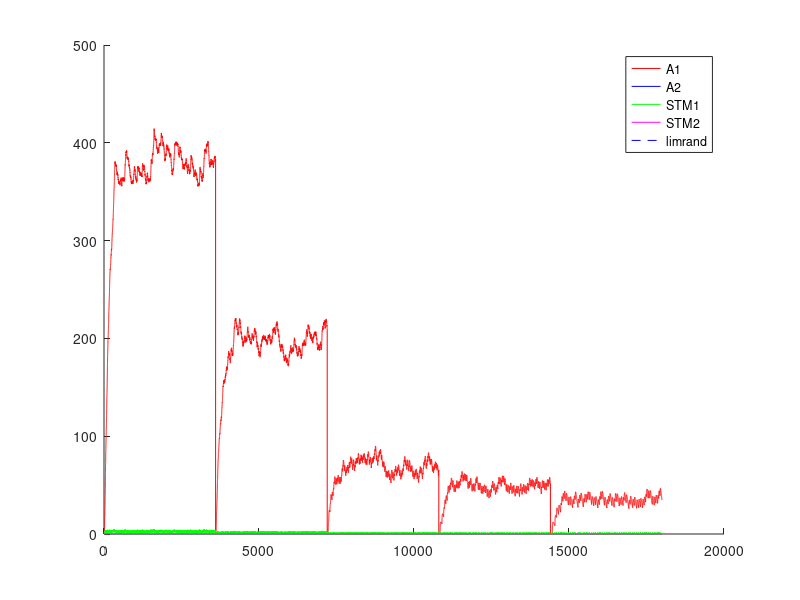

This chart was generated by the following MATLAB code: (Note: this script raises an error after producing the figure.)
%% Experimento con Variable-Interval - VI - intervalo Variable
%% Existen multiples intancias de palanquelo (cada vez que realiza respuesta decide si realiza otra o no)
%% Luego que transcurre el intervalo, si el animal realiza una respuesta obtiene refuerzo.
%% Un trial dura 3600 segundos.
%% Una sesion 1 o 3 trial (seg´un la dinamica del animal)
%% 5 sesiones por Experimento. Cada sesion es un intervalo diferente.
%% 1 experimento
%% Tiempo para realizar un respuesta 1 segundo
%% 
%% La probabilidad de eleccion se ajusta al nivel de maxima frecuencia de palanqueo
%% 

close all
clc
clear

%% Matriz de pago 0 1 

%%% Se ajusto la apreciacion de las cantidades de refuerzo 
function rf = feel(pellets)
  rf=0;
  if (nargin~=0)
    rf=(12.8*(1-exp(-.25.* pellets.^(2))))+(12.8*(1-exp(-.5.* pellets)));
  else
    error ("Faltan parametros");
  endif
endfunction
%% 
%% 

%% INICIALIZATION
%%%%%% CONSTANTES DE SESIONES
Ntrial  =  1 ;   %% un trial de 3600 segundos
tTrial  =  3600; %% en segundos
tResp   =  1;    %% en segundos
tMuestreo = 0.25;%% en segundos
Nses    =  5 ;
Vi=[5,10,30,40,60]; %% valores medios de intervalos variables
Ntest   =  1;
limrand =  0.138;
saving  =  0.01 ;
%%%%%% CONSTANTES DE DECAIMIENTO
alpha = 1*tMuestreo;
beta  = 0.125*tMuestreo ;
gamma = 0.0067*tMuestreo;%0.025 ; 
delta = 1*tMuestreo;
%%%%%% INICIALIZACION
palanca = zeros(2,1);
Rf_1=0;
Rf_2=0;
A1=zeros(1,Ntest);
A2=zeros(1,Ntest);
stm_1=zeros(2,Ntest);
stm_2=zeros(2,Ntest);
d=1;

sesion = zeros(Nses,1);
trialXsesion = zeros(Nses,Ntrial);
terminal_sesion=zeros(Nses,1);
nb_resp = zeros(Nses,Ntest);
%contadorP1=0;
%contadorP2=0;
contadorI=0;

%% CALCULO DE AROUSAL MAXIMO
%% Iteraciones de respuesta refuerzo para encotnrar el STM medio
Nconfig=5; %% Tasa de respuesta de configuracion
%plot([1:0.01:20],(12.8*(1-exp(-.25.* [1:0.01:20].^(2))))+(12.8*(1-exp(-.5.* [1:0.01:20]))),'.k')
R1 = floor(feel(1)); %tiempo de refuezo para R
l1 = Nconfig/tMuestreo; % duracion entre trials
suma = 0; %suma es un valor necesaria para calcular max1 y min1
suma = alpha*R1 %% Refuerzo cada N respuestas
iter=100; %% numero de iteraciones para que converja el stm
max1 = 0; %maximum de stm1
min1 = 0; %minimum de stm1
for i = 1:iter 
  suma = (1-beta)^(Nconfig/tMuestreo)*suma;%% Instantes que decae el stm
  min1=suma;
  suma += alpha*R1; %Refuerzo
  max1=suma;
end
comp=.88;
S1 = (((max1-min1)*(comp*l1))/2)+min1*comp*l1; %calcul de la superficie del triangulo mas la de el rectangulo
stm_1_medio = S1/(l1);
A1max = (delta/gamma)*stm_1_medio;

%% INICIO DE LAS ITERATIONS
for l = 1:Ntest  %% TESTES
  Num=0;
  for k = 1:Nses  %% SESIONES (cambia el N)
    i=1;
    %duracion = [1,tTrial*ones(1,Ntrial)];
    
    contador = 1;
    contadorI =1;
    %palanca(1)=randi(2);
    
    %% Agregar intervalo de refuerzos  %%
    intervalo=Vi(k);
    if k>1
      A1(Num+1,l)=saving*A1(Num,l);
      A2(Num+1,l)=saving*A2(Num,l);
      stm_1(Num+1,l)=0*stm_1(Num,l);
      stm_2(Num+1,l)=0*stm_2(Num,l); 
      %%% ELECCION DE LA PRIMERA PALANCA 
%      if A1(Num,1)>A2(Num,1)
%        palanca(2)=1;
%      else
%        palanca(2)=2;
%      end
    end       
    P1(i,k)=0.5;
    %P2(i,k)=0.5;
    for j=2:(Ntrial*tTrial/tMuestreo) %% Todos los trials juntos
      
      if contador == tResp/tMuestreo%duracion(i)
        contador = 1;
        i = i+1 ;
        J = j ;
        if (i==3605)
        aa=1;
        endif
        P1(i,k)=0.5*(1-exp(-(5*A1((j-1)+Num,l))/A1max))+0.5; %probabilidad en exponential
        
        a = rand ;
        %%% ELECCION DE LA PALANCA %%% Basicamente elige palanquear o no palanquear
        if (A1((j-1)+Num,l)<=limrand)&&(A2((j-1)+Num,l)<=limrand)
          palanca(i)=randi(2);
        elseif (A1((j-1)+Num,l)>=limrand)&&(A2((j-1)+Num,l)<=limrand)
          if a>=P1(i,k)
            palanca(i)=2;
          else
            palanca(i)=1;
          end
        elseif (A1((j-1)+Num,l)>A2((j-1)+Num,l))
          if a>=P1(i,k)
            palanca(i)=2;
          else
            palanca(i)=1;
          end
        end
        %%% REFUERZO %%%
        if (contadorI >= intervalo/tMuestreo)
          if (palanca(i)==1)
            Rfz=floor(feel(1));
            Rf_1 = Rfz;
            Rf_2 = 0;
            contadorI =1;
            dispe =.5; %% dispercion del 50% del valor de la intervalo
            intervalo = Vi(k)*(1 + dispe*(1-2*rand));
          else
          %contador++;
          contadorI++;
          Rf_1=0;
          Rf_2=0;
          endif
        else
        %contador++;
        contadorI++;
        Rf_1=0;
        Rf_2=0;
        endif
      else
        contador++;
        contadorI++;
        Rf_1=0;
        Rf_2=0;
      end
      stm_1(j+Num,l)=(1-beta)*stm_1((j-1)+Num,l)+alpha*Rf_1;
      stm_2(j+Num,l)=(1-beta)*stm_2((j-1)+Num,l)+alpha*Rf_2;
      A1(j+Num,l)=(1-gamma)*A1((j-1)+Num,l)+delta*stm_1(j+Num,l);
      A2(j+Num,l)=(1-gamma)*A2((j-1)+Num,l)+delta*stm_2(j+Num,l);
    end
    
    
    %%% CONTADOR DE A QUE J SE CAMBIA LA SESION
    %sesion(k-1,l)=j;
    sesion(k,l)=j+Num;
    %%% DEFINICION DE NUM
%    compteur = 0 ;
%    for i=1:length(A1(:,l))
%      if A1(i,l)~=0
%        compteur = compteur +1;
%      end
%    end
%    Num=compteur;
    Num = j+Num;
    Sizemat = length(A1);
    
    for j = 1:length(palanca)
      if palanca(j)==1
        %nb_coop(k-1,l)= nb_coop(k-1,l)+1;
        nb_resp(k,l)= nb_resp(k,l)+1;
      end
    end
  end
end


%%% PRUEBAS 
%%% ENCONTRA LA LONGITUD REAL DEL EXPERIMENTACION
nonnul = zeros(Ntest,1);
for k=1:Ntest
  for i=1:length(A1)
    if A1(i,k) ~= 0
      nonnul(k)=nonnul(k)+1;
    end
  end
end

%%% PRUEBA I _ PESO DE LA EXPERIMENTACION EN LA MEMORIA
porcent = 0;
for i = 1:Ntest
  if sum(A1(:,i)) > 10 * sum(A2(:,i))
    porcent = porcent +1;
  end
end

%%% PRUEBA II _ SI LA EXCITATION ALCANZA A SU MAXIMUM
maxima = zeros(Ntest,1);
for k = 1:Ntest
  if floor(max(A1(:,k))) == floor(max(max(A1))) 
    maxima(k) = maxima(k) +1;
  end
end

%%% PRUEBA III _ EN QUE SESION LA PALANCA GANA DE VERDAD
%ird = zeros(Ntest,1);
%for k = 1:Ntest
%  i=1;
%  while 1
%    if A1(nonnul(k)-i,k) < limrand
%      ird(k) = nonnul(k)-i+1;
%      break;
%    else
%      i=i+1;
%    end
%  end
%end
%
%%%% PRUEBA IV _ CONVIERTE J EN NUMERO DE SESION
%for k = 1:Ntest
%  i=1;
%  while 1
%    if ird(k) <= sum(sesion(1:i)+50)
%      ird(k)=i;
%      break;
%    else
%      i=i+1;
%    end
%  end
%end

%%% PRUEBA V _ PORCENTAJE DE COOPERACION POR SESION / EXPERIMENTO


%porcentaje_coop_sesion=zeros(Nses,Ntest);
%porcentaje_coop_experimento=zeros(Ntest,1);
%for k = 1:Ntest
%  porcentaje_coop_experimento(k)=sum(nb_coop(:,k))/(Ntrial*Nses)*100;
%end

%for i=1:Ntest
%  terminal_sesion(1,i)=sesion(1,i);
%  for j=2:Nses
%    terminal_sesion(j,i)=sesion(j,i)+terminal_sesion(j-1,i);
%  end
%end

%%% DEMOSTRACION 


%promedio_sesion=sum(ird)/Ntest
%porcent_10xsuperior_al_otra=porcent/Ntest * 100;
%cuanto_alcanzan_al_maxima=sum(maxima)/Ntest * 100;
%porcentaje_coop_experimento;
%porcentaje_coop_sesion=floor(nb_coop/Ntrial*100);


for i=1:Ntest
  figure
  hold on
  plot((1:Sizemat)*tMuestreo,A1(:,i),'r',(1:Sizemat)*tMuestreo,A2(:,i),'b',(1:Sizemat)*tMuestreo,stm_1(:,i),'g',(1:Sizemat)*tMuestreo,stm_2(:,i),'m',(1:Sizemat)*tMuestreo,limrand*ones(1,length([1:Sizemat])),'--b')
  legend("A1","A2","STM1","STM2","limrand");
  for j=1:Nses
    %plot(sesion(j,i)*ones(1,max(max(A1(:,i)))),(1:max(max(A1(:,i)))),'--k');
    h=plot((sesion(j,i).*tMuestreo)*ones(1,max(max(A1(:,i)))),(1:max(max(A1(:,i)))),'--k');
    set(h, "linewidth", 2);
    if j==1
      h=plot(1:sesion(j,i)/4,P1(:,j)'*A1max,'.-m');
    else
      h=plot(sesion(j-1,i)/4+1:sesion(j,i)/4,P1(:,j)'*A1max,'.-m');
    endif
  endfor
  plot((0:sesion(Nses,i))/4,A1max*ones(1,length(0:sesion(Nses,i))))
  hold off;
endfor


%% Maximos exitos por intervalo= 10-360 - 30-120 - 40-65 - 60-60 

%color = 'rgbmkmrgbk';
%figure
%hold on
%for i=1:Ntest
%  plot(1:Nses,porcentaje_coop_sesion(:,i),'Color',color(i));
%  title('Porcentaje de Cooperacion');
%  xlabel('Numero de sesion');
%  ylabel('Porcentaje');
%end
%hold off


%color = 'rgbmkmrgbk';
%figure
%hold on
%for i=1:Ntest
%  plot(1:Nses,porcentaje_coop_sesion(:,i),'Color',color(i));
%  title('Porcentaje de Cooperacion');
%  xlabel('Numero de sesion');
%  ylabel('Porcentaje');
%end
%hold off

%%% probl�me de temps, pas le temps de d�croitre du coup red�marre plus
%%% haut CQFD
%%%% CASTIGO DE TIEMPO 
%%%% CUANTO VECES ELIGE COOPERATION
%%% Pour chaque session r�cup�rer le nombre de coop�ration et tracer la
%%% courbe correspondante 
